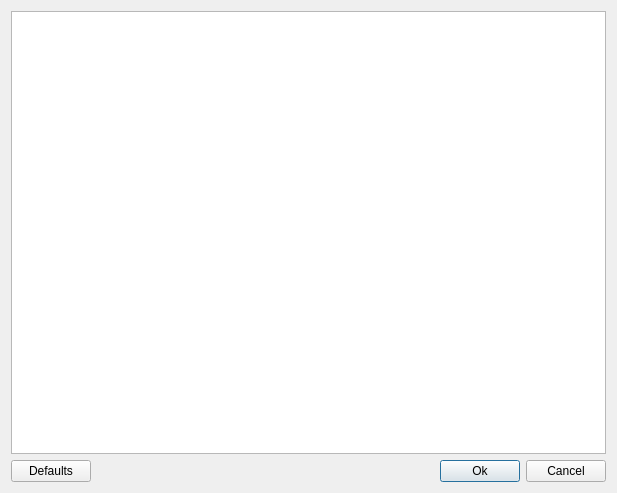
<?xml version="1.0" encoding="UTF-8"?>
<ui version="4.0">
 <class>CommandShortcutsDialog</class>
 <widget class="QDialog" name="CommandShortcutsDialog">
  <property name="geometry">
   <rect>
    <x>0</x>
    <y>0</y>
    <width>617</width>
    <height>493</height>
   </rect>
  </property>
  <property name="windowTitle">
   <string>Keyboard Shortcuts</string>
  </property>
  <layout class="QVBoxLayout" name="verticalLayout">
   <item>
    <widget class="QTreeView" name="commandsTreeView">
     <property name="editTriggers">
      <set>QAbstractItemView::AllEditTriggers</set>
     </property>
    </widget>
   </item>
   <item>
    <layout class="QHBoxLayout" name="horizontalLayout">
     <item>
      <widget class="QPushButton" name="defaultsPushButton">
       <property name="text">
        <string>Defaults</string>
       </property>
      </widget>
     </item>
     <item>
      <spacer name="horizontalSpacer">
       <property name="orientation">
        <enum>Qt::Horizontal</enum>
       </property>
       <property name="sizeHint" stdset="0">
        <size>
         <width>40</width>
         <height>20</height>
        </size>
       </property>
      </spacer>
     </item>
     <item>
      <widget class="QPushButton" name="okPushButton">
       <property name="text">
        <string>Ok</string>
       </property>
       <property name="default">
        <bool>true</bool>
       </property>
      </widget>
     </item>
     <item>
      <widget class="QPushButton" name="cancelPushButton">
       <property name="text">
        <string>Cancel</string>
       </property>
      </widget>
     </item>
    </layout>
   </item>
  </layout>
 </widget>
 <resources/>
 <connections>
  <connection>
   <sender>cancelPushButton</sender>
   <signal>clicked()</signal>
   <receiver>CommandShortcutsDialog</receiver>
   <slot>reject()</slot>
   <hints>
    <hint type="sourcelabel">
     <x>592</x>
     <y>465</y>
    </hint>
    <hint type="destinationlabel">
     <x>613</x>
     <y>450</y>
    </hint>
   </hints>
  </connection>
 </connections>
</ui>
